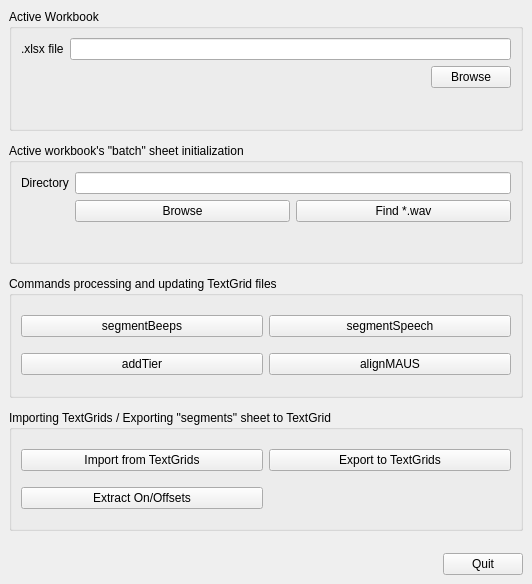
<?xml version="1.0" encoding="UTF-8"?>
<ui version="4.0">
 <class>MainWindow</class>
 <widget class="QMainWindow" name="MainWindow">
  <property name="geometry">
   <rect>
    <x>0</x>
    <y>0</y>
    <width>532</width>
    <height>584</height>
   </rect>
  </property>
  <property name="windowTitle">
   <string>Aligntool GUI</string>
  </property>
  <property name="documentMode">
   <bool>false</bool>
  </property>
  <widget class="QWidget" name="centralwidget">
   <layout class="QVBoxLayout" name="verticalLayout_3">
    <property name="spacing">
     <number>12</number>
    </property>
    <item>
     <widget class="QGroupBox" name="groupBox">
      <property name="title">
       <string>Active Workbook</string>
      </property>
      <layout class="QFormLayout" name="formLayout">
       <item row="0" column="0">
        <widget class="QLabel" name="label">
         <property name="text">
          <string>.xlsx file</string>
         </property>
        </widget>
       </item>
       <item row="0" column="1">
        <widget class="QLineEdit" name="xlsxfile_edit">
         <property name="sizePolicy">
          <sizepolicy hsizetype="Expanding" vsizetype="Fixed">
           <horstretch>0</horstretch>
           <verstretch>0</verstretch>
          </sizepolicy>
         </property>
        </widget>
       </item>
       <item row="1" column="1">
        <layout class="QHBoxLayout" name="horizontalLayout_2">
         <property name="topMargin">
          <number>0</number>
         </property>
         <item>
          <spacer name="horizontalSpacer">
           <property name="orientation">
            <enum>Qt::Horizontal</enum>
           </property>
           <property name="sizeHint" stdset="0">
            <size>
             <width>40</width>
             <height>20</height>
            </size>
           </property>
          </spacer>
         </item>
         <item>
          <widget class="QPushButton" name="browse_xlsx_btn">
           <property name="text">
            <string>Browse</string>
           </property>
          </widget>
         </item>
        </layout>
       </item>
      </layout>
     </widget>
    </item>
    <item>
     <widget class="QGroupBox" name="groupBox_2">
      <property name="title">
       <string>Active workbook's &quot;batch&quot; sheet initialization</string>
      </property>
      <layout class="QFormLayout" name="formLayout_3">
       <item row="0" column="0">
        <widget class="QLabel" name="label_2">
         <property name="text">
          <string>Directory</string>
         </property>
        </widget>
       </item>
       <item row="0" column="1">
        <widget class="QLineEdit" name="wavdir_edit"/>
       </item>
       <item row="1" column="1">
        <layout class="QHBoxLayout" name="horizontalLayout_3">
         <property name="topMargin">
          <number>0</number>
         </property>
         <item>
          <widget class="QPushButton" name="browse_wav_btn">
           <property name="text">
            <string>Browse</string>
           </property>
          </widget>
         </item>
         <item>
          <widget class="QPushButton" name="find_wav_btn">
           <property name="text">
            <string>Find *.wav</string>
           </property>
          </widget>
         </item>
        </layout>
       </item>
      </layout>
     </widget>
    </item>
    <item>
     <widget class="QGroupBox" name="groupBox_3">
      <property name="title">
       <string>Commands processing and updating TextGrid files</string>
      </property>
      <layout class="QGridLayout" name="gridLayout">
       <item row="1" column="1">
        <widget class="QPushButton" name="alignMaus_btn">
         <property name="text">
          <string>alignMAUS</string>
         </property>
        </widget>
       </item>
       <item row="0" column="1">
        <widget class="QPushButton" name="segmentSpeechBtn">
         <property name="text">
          <string>segmentSpeech</string>
         </property>
        </widget>
       </item>
       <item row="0" column="0">
        <widget class="QPushButton" name="segmentBeeps_btn">
         <property name="text">
          <string>segmentBeeps</string>
         </property>
        </widget>
       </item>
       <item row="1" column="0">
        <widget class="QPushButton" name="addTier_btn">
         <property name="text">
          <string>addTier</string>
         </property>
        </widget>
       </item>
      </layout>
     </widget>
    </item>
    <item>
     <widget class="QGroupBox" name="groupBox_4">
      <property name="title">
       <string>Importing TextGrids / Exporting &quot;segments&quot; sheet to TextGrid</string>
      </property>
      <layout class="QGridLayout" name="gridLayout_2">
       <item row="0" column="0">
        <widget class="QPushButton" name="import_tg_btn">
         <property name="text">
          <string>Import from TextGrids</string>
         </property>
        </widget>
       </item>
       <item row="0" column="1">
        <widget class="QPushButton" name="export_tg_btn">
         <property name="text">
          <string>Export to TextGrids</string>
         </property>
        </widget>
       </item>
       <item row="1" column="0">
        <widget class="QPushButton" name="extract_onOffsets_btn">
         <property name="text">
          <string>Extract On/Offsets</string>
         </property>
        </widget>
       </item>
      </layout>
     </widget>
    </item>
    <item>
     <layout class="QHBoxLayout" name="horizontalLayout">
      <property name="topMargin">
       <number>10</number>
      </property>
      <item>
       <spacer name="horizontalSpacer_2">
        <property name="orientation">
         <enum>Qt::Horizontal</enum>
        </property>
        <property name="sizeHint" stdset="0">
         <size>
          <width>40</width>
          <height>20</height>
         </size>
        </property>
       </spacer>
      </item>
      <item>
       <widget class="QPushButton" name="quit_btn">
        <property name="text">
         <string>Quit</string>
        </property>
       </widget>
      </item>
     </layout>
    </item>
   </layout>
  </widget>
 </widget>
 <resources/>
 <connections/>
</ui>
